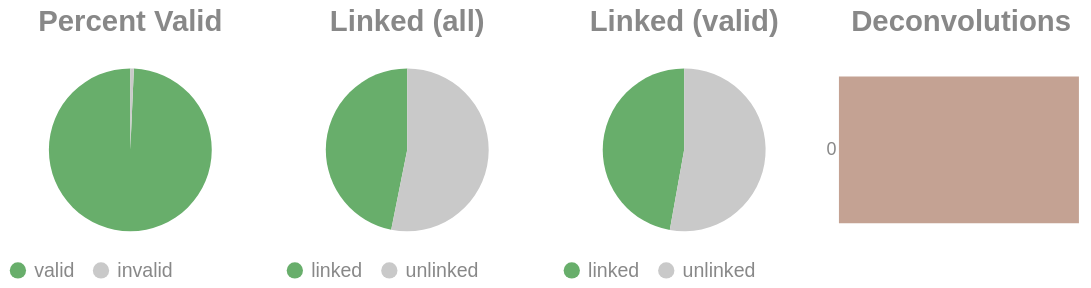

Source (notebook cell):
### Code cell
if SKIPLR:
    pass
else:
    clash = Counter()
    for i in valids['molecule'].to_list():
        _mol = i.split("-")
        if len(_mol) == 1:
            clash.update('0')
        else:
            clash.update(_mol[-1])

    _d = {"deconvolutions": [], 'count': []}
    for k,v in clash.items():
        _d['deconvolutions'].append(k)
        _d['count'].append(v)

    tot_valid = valids['reads'].sum()
    mask = valids['reads'] >= 2
    n_linked_reads = valids.filter(mask)['reads'].sum()
    if n_linked_reads == 0:
        print_html("No linked molecules (>=2 reads) were detected; skipping linked-only distributions.")
        SKIPLR = True
    else:
        perc_valid = round(tot_valid / n_reads, 4)
        linked_perc_abs = round(n_linked_reads / n_reads, 4)
        linked_perc = round(n_linked_reads / tot_valid, 4)

    _valid = pl.DataFrame({"valids": ['valid', 'invalid'], "count": [tot_valid, n_reads - tot_valid]})
    _linked_abs = pl.DataFrame({"linked (absolute)": ['linked', 'unlinked'], "count": [n_linked_reads, n_reads - n_linked_reads]})
    _linked_rel = pl.DataFrame({"linked (valids)": ['linked', 'unlinked'], "count": [n_linked_reads, tot_valid - n_linked_reads]})

    (
        alt.hconcat(
            piechart(_valid, goodval = 'valid', title = "Percent Valid"),
            piechart(_linked_abs, goodval = "linked", title =  "Linked (all)"),
            piechart(_linked_rel, goodval = "linked", title =  "Linked (valid)"),
            convolutionbar(pl.DataFrame(_d), title = "Deconvolutions"),
            center = True,
            bounds = 'flush'
        )
        .resolve_scale(color='independent')
        .resolve_legend('independent')
        .properties(usermeta={'embedOptions': {"actions": False}})
    ).display()

### Figure 1 — Vega-Lite specification as saved in the notebook (floating-point values rounded to 4 significant figures)
{"width": "container", "height": 400, "config": {"title": {"anchor": "start", "dy": -15, "fontSize": 18, "color": "#888888", "subtitleColor": "#888888", "subtitleFontSize": 14}, "arc": {"fill": "#0072B2"}, "axis": {"domainColor": "#888888", "domainWidth": 0.5, "gridWidth": 0.2, "grid": false, "titleFontWeight": 400, "titleFontSize": 15, "labelFontSize": 11, "labelColor": "#888888", "tickColor": "#888888", "tickWidth": 0.2, "titleColor": "#888888"}, "axisBand": {"grid": false}, "axisX": {"grid": true, "tickSize": 10, "domainCap": "round"}, "axisY": {"domain": false, "grid": true, "tickSize": 0, "domainCap": "round"}, "background": "transparent", "header": {"labelFontSize": 15, "labelColor": "#888888", "titleFontSize": 15, "titleFontWeight": 600, "titleColor": "#888888"}, "legend": {"labelFont": "sans-serif", "labelFontSize": 12, "labelColor": "#888888", "symbolSize": 100, "symbolType": "circle", "titleFontSize": 12, "titlePadding": 10, "titleColor": "#888888", "title": null}, "range": {"category": ["#E69F00", "#56B4E9", "#009E73", "#F0E442", "#0072B2", "#D55E00", "#CC79A7", "#000000"], "diverging": ["#cfe8f3", "#a2d4ec", "#73bfe2", "#46abdb", "#1696d2", "#12719e"]}, "area": {"fill": "#0072B2", "fillOpacity": 0.7, "line": true, "strokeOpacity": 0.7}, "line": {"color": "#0072B2", "stroke": "#0072B2", "strokeWidth": 2}, "trail": {"color": "#0072B2", "stroke": "#0072B2", "strokeWidth": 0, "size": 1}, "point": {"filled": true, "fillOpacity": 1.0, "size": 95}, "text": {"color": "#888888", "fontSize": 11, "align": "right", "fontWeight": 400, "size": 11}, "bar": {"fill": "#0072B2", "stroke": null}, "view": {"stroke": null, "continuousWidth": 660, "continuousHeight": 400}}, "hconcat": [{"data": {"name": "data-226a995d851193baff07153d661b76d7"}, "mark": {"type": "arc"}, "encoding": {"color": {"field": "valids", "legend": {"orient": "bottom", "title": null}, "scale": {"domain": ["valid", "invalid"], "range": ["#68ae6b", "#C9C9C9"]}, "title": "Valids", "type": "nominal"}, "theta": {"field": "count", "type": "quantitative"}, "tooltip": [{"field": "valids", "title": "Valids", "type": "ordinal"}, {"field": "percent", "format": ".2%", "title": "Percent", "type": "quantitative"}, {"field": "count", "title": "Count", "type": "quantitative"}]}, "height": 100, "title": {"text": "Percent Valid", "align": "center", "anchor": "middle"}, "transform": [{"calculate": "datum.count / 12611769", "as": "percent"}], "width": 150}, {"data": {"name": "data-bbbf2105f33d007412ae6600fe179feb"}, "mark": {"type": "arc"}, "encoding": {"color": {"field": "linked (absolute)", "legend": {"orient": "bottom", "title": null}, "scale": {"domain": ["linked", "unlinked"], "range": ["#68ae6b", "#C9C9C9"]}, "title": "Linked (Absolute)", "type": "nominal"}, "theta": {"field": "count", "type": "quantitative"}, "tooltip": [{"field": "linked (absolute)", "title": "Linked (Absolute)", "type": "ordinal"}, {"field": "percent", "format": ".2%", "title": "Percent", "type": "quantitative"}, {"field": "count", "title": "Count", "type": "quantitative"}]}, "height": 100, "title": {"text": "Linked (all)", "align": "center", "anchor": "middle"}, "transform": [{"calculate": "datum.count / 12611769", "as": "percent"}], "width": 150}, {"data": {"name": "data-d678a1dc98c3c0e505ad5152b230f109"}, "mark": {"type": "arc"}, "encoding": {"color": {"field": "linked (valids)", "legend": {"orient": "bottom", "title": null}, "scale": {"domain": ["linked", "unlinked"], "range": ["#68ae6b", "#C9C9C9"]}, "title": "Linked (Valids)", "type": "nominal"}, "theta": {"field": "count", "type": "quantitative"}, "tooltip": [{"field": "linked (valids)", "title": "Linked (Valids)", "type": "ordinal"}, {"field": "percent", "format": ".2%", "title": "Percent", "type": "quantitative"}, {"field": "count", "title": "Count", "type": "quantitative"}]}, "height": 100, "title": {"text": "Linked (valid)", "align": "center", "anchor": "middle"}, "transform": [{"calculate": "datum.count / 12523838", "as": "percent"}], "width": 150}, {"data": {"name": "data-27330ac0bc09c742ab633e738aae3245"}, "mark": {"type": "bar"}, "encoding": {"color": {"field": "deconvolutions", "legend": null, "scale": {"scheme": "lightgreyred"}, "type": "nominal"}, "tooltip": [{"field": "deconvolutions", "title": "Deconvolutions", "type": "ordinal"}, {"field": "percent", "format": ".2%", "title": "Percent", "type": "quantitative"}, {"field": "count", "title": "Count", "type": "quantitative"}], "x": {"axis": null, "field": "count", "type": "quantitative"}, "y": {"field": "deconvolutions", "sort": "ascending", "title": null, "type": "nominal"}}, "height": 100, "title": {"text": "Deconvolutions", "align": "center", "anchor": "middle"}, "transform": [{"calculate": "datum.count / 8839245", "as": "percent"}], "width": 150}], "bounds": "flush", "center": true, "resolve": {"legend": {"angle": "independent"}, "scale": {"color": "independent"}}, "usermeta": {"embedOptions": {"actions": false}}, "$schema": "https://vega.github.io/schema/vega-lite/v6.1.0.json", "datasets": {"data-226a995d851193baff07153d661b76d7": [{"valids": "valid", "count": 12523838}, {"valids": "invalid", "count": 87931}], "data-bbbf2105f33d007412ae6600fe179feb": [{"linked (absolute)": "linked", "count": 5907974}, {"linked (absolute)": "unlinked", "count": 6703795}], "data-d678a1dc98c3c0e505ad5152b230f109": [{"linked (valids)": "linked", "count": 5907974}, {"linked (valids)": "unlinked", "count": 6615864}], "data-27330ac0bc09c742ab633e738aae3245": [{"deconvolutions": "0", "count": 8839245}]}}
